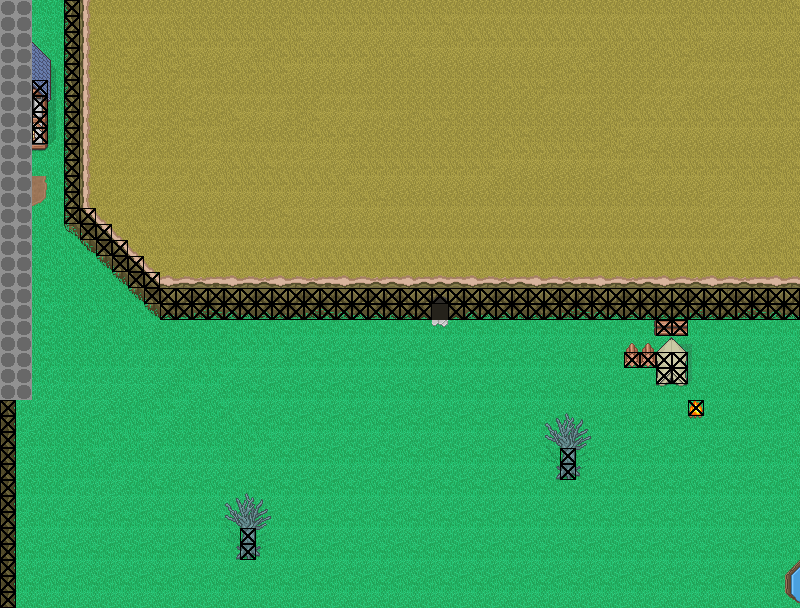

Below is a game level as drawn by its tile map, then a one-line description and the .tmx that defines it (tile-layer data replaced by summaries):
An orthogonal 50x38 tile map with 16x16 px tiles, 5 tile layers (tiles, fedges, objects, collision, ...).

<map version="1.0" orientation="orthogonal" width="50" height="38" tilewidth="16" tileheight="16">
 <tileset firstgid="1" name="testLevel3" tilewidth="16" tileheight="16">
  <image source="testLevel3.png" width="320" height="1568" />
 </tileset>
 <layer name="tiles" width="50" height="38">
  <data>[1900 cells, 1885 non-empty, 12 distinct tile ids]</data>
 </layer>
 <layer name="fedges" width="50" height="38">
  <data>[1900 cells, 198 non-empty, 71 distinct tile ids]</data>
 </layer>
 <layer name="objects" width="50" height="38">
  <data>[1900 cells, 76 non-empty, 54 distinct tile ids]</data>
 </layer>
 <layer name="collision" width="50" height="38">
  <data>[1900 cells, 142 non-empty, 4 distinct tile ids]</data>
 </layer>
 <objectgroup name="npc" width="50" height="38" />
 <layer name="events" width="50" height="38">
  <data>[1900 cells, 56 non-empty, 7 distinct tile ids]</data>
 </layer>
</map>
